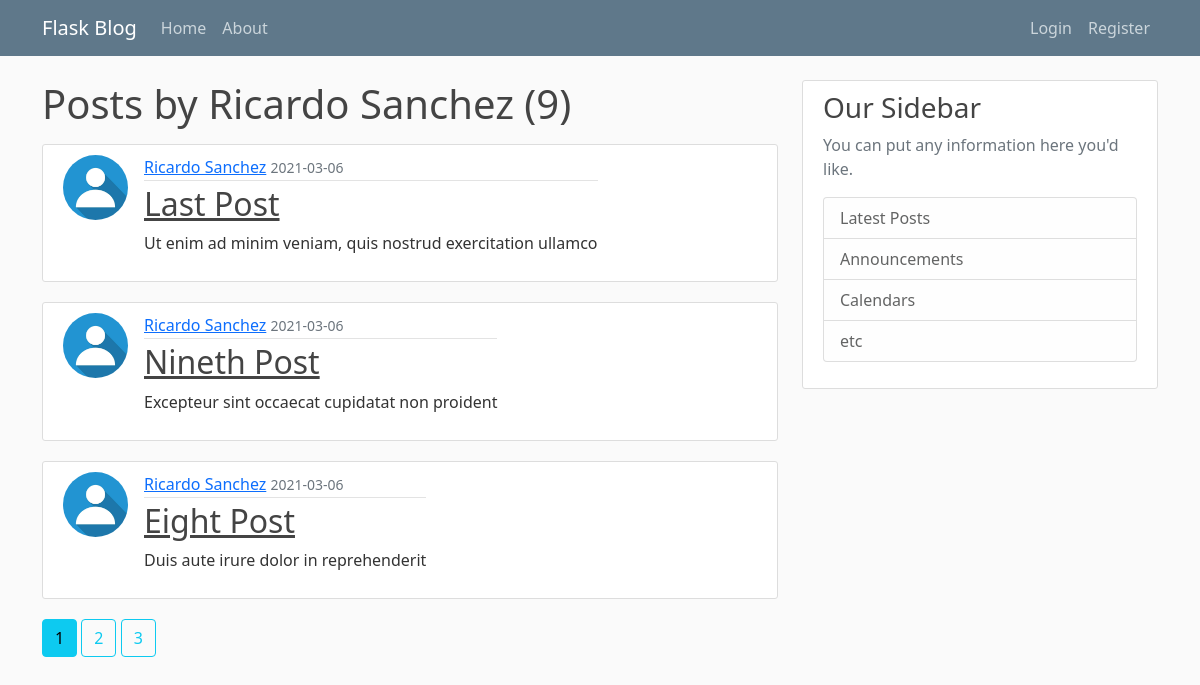
The page /user/Ricardo Sanchez on the database its author committed.
### flaskblog/models.py (models this page shows, shortened)
class User(db.Model, UserMixin):
    id = db.Column(db.Integer, primary_key=True)
    username = db.Column(db.String(20), unique=True, nullable=False)
    email = db.Column(db.String(120), unique=True, nullable=False)
    image_file = db.Column(db.String(20), nullable=False, default="default.jpg")
    password = db.Column(db.String(60), nullable=False)
    posts = db.relationship("Post", backref="author", lazy=True)

class Post(db.Model):
    id = db.Column(db.Integer, primary_key=True)
    title = db.Column(db.String(100), nullable=False)
    date_posted = db.Column(db.DateTime, nullable=False, default=datetime.utcnow)
    content = db.Column(db.Text, nullable=False)
    user_id = db.Column(db.Integer, db.ForeignKey("user.id"), nullable=False)

### flaskblog/routes.py (the view)
@app.route("/user/<string:username>")
def user_posts(username):
    page = request.args.get("page", 1, type=int)
    user = User.query.filter_by(username=username).first_or_404()
    posts = (
        Post.query.filter_by(author=user)
        .order_by(Post.date_posted.desc())
        .paginate(page=page, per_page=3)
    )
    return render_template("user_posts.html", posts=posts, user=user)

### flaskblog/templates/user_posts.html
{% extends 'layout.html' %}
{% block content %}
    <h1 class="mb-3">Posts by {{ user.username }} ({{ posts.total }})</h1>
    {% for post in posts.items %}
    <article class="media content-section d-flex">
        <img src="{{ url_for('static', filename='profile_pics/'+post.author.image_file) }}" alt="Authos Thumbnail Image" class="rounded-circle article-img">
        <div class="media-body">
            <div class="article-metadata">
            <a class="mr-2" href="{{ url_for('user_posts', username=post.author.username) }}">{{ post.author.username }}</a>
            <small class="text-muted">{{ post.date_posted.strftime('%Y-%m-%d') }}</small>
            </div>
            <h2><a class="article-title" href="{{ url_for('post', post_id=post.id) }}">{{ post.title }}</a></h2>
            <p class="article-content">{{ post.content }}</p>
        </div>
    </article>
    {% endfor %}
    {% for page_num in posts.iter_pages(left_edge=1, right_edge=1, left_current=1, right_current=2) %}
        {% if page_num %}
            {% if posts.page == page_num %}
                <a class="btn btn-info mb-4" href="{{ url_for('user_posts', username=user.username, page=page_num) }}">{{ page_num }}</a>
            {% else %}
                <a class="btn btn-outline-info mb-4" href="{{ url_for('user_posts', username=user.username, page=page_num) }}">{{ page_num }}</a>
            {% endif %}
        {% else %}
            ...
        {% endif %}
    {% endfor %}
{% endblock content %}

### flaskblog/static/main.css (style rules this page uses)
body { background: #fafafa; color: #333333; margin-top: 5rem; }
h1, h2, h3, h4, h5, h6 { color: #444444; }
.content-section { background: #ffffff; padding: 10px 20px; border: 1px solid #dddddd; border-radius: 3px; margin-bottom: 20px; }
.article-title { color: #444444; }
.article-content { white-space: pre-line; }
.article-img { height: 65px; width: 65px; margin-right: 16px; }
.article-metadata { padding-bottom: 1px; margin-bottom: 4px; border-bottom: 1px solid #e3e3e3 }

### rows shown on the page
User: username "Ricardo Sanchez"
Post: image_file (placeholder picture), author.username "Ricardo Sanchez", date_posted "2021-03-06", title "Last Post", content "Ut enim ad minim veniam, quis nostrud exercitation ullamco"
Post: image_file (placeholder picture), author.username "Ricardo Sanchez", date_posted "2021-03-06", title "Nineth Post", content "Excepteur sint occaecat cupidatat non proident"
Post: image_file (placeholder picture), author.username "Ricardo Sanchez", date_posted "2021-03-06", title "Eight Post", content "Duis aute irure dolor in reprehenderit"

### other values the page prints
{{ posts.total }} "9"
{{ page_num }} "1"
{{ page_num }} "2" "3"
